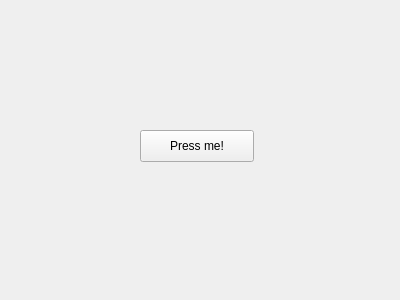
<?xml version="1.0" encoding="UTF-8"?>
<ui version="4.0">
 <class>MainWindow</class>
 <widget class="QMainWindow" name="MainWindow">
  <property name="geometry">
   <rect>
    <x>0</x>
    <y>0</y>
    <width>400</width>
    <height>300</height>
   </rect>
  </property>
  <property name="windowTitle">
   <string>MainWindow</string>
  </property>
  <widget class="QWidget" name="centralWidget">
   <widget class="QPushButton" name="pressMeButton">
    <property name="geometry">
     <rect>
      <x>140</x>
      <y>130</y>
      <width>114</width>
      <height>32</height>
     </rect>
    </property>
    <property name="text">
     <string>Press me!</string>
    </property>
   </widget>
  </widget>
 </widget>
 <layoutdefault spacing="6" margin="11"/>
 <resources/>
 <connections/>
</ui>
